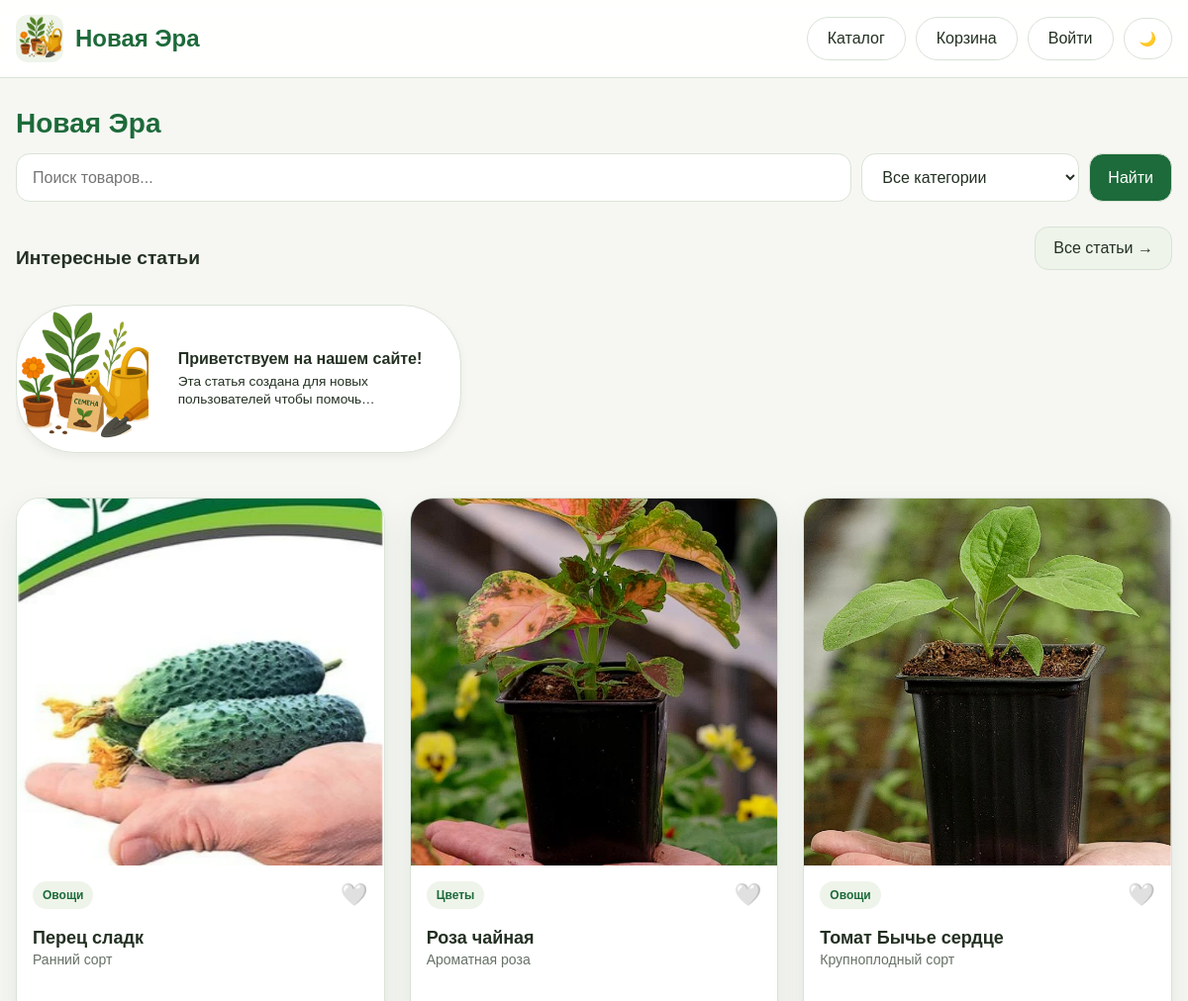
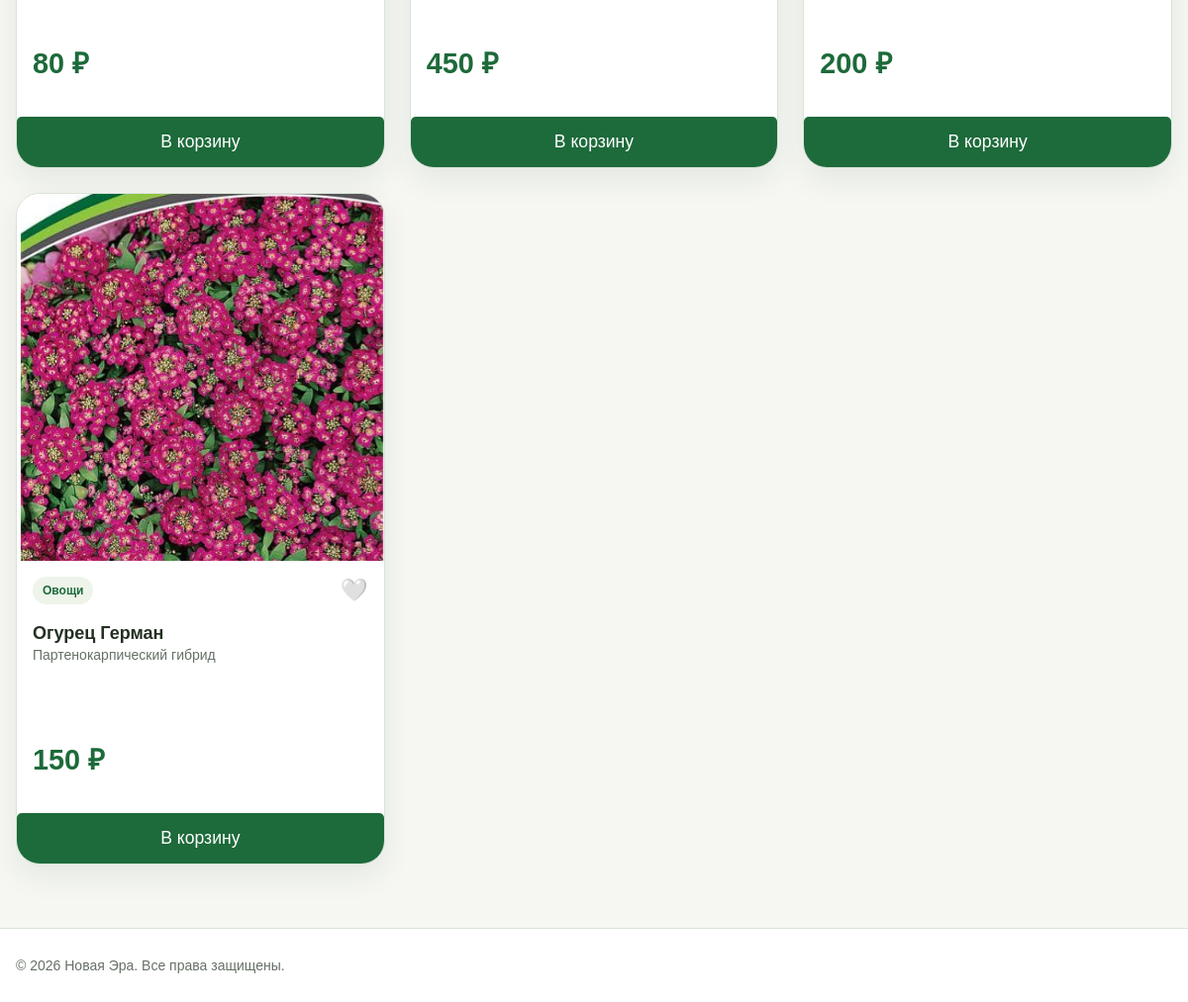
The page / on the database its author committed (2 pictures, top to bottom).
### models.py (models this page shows, shortened)
class Post(db.Model):
    __tablename__ = 'post'
    id = db.Column(db.Integer, primary_key=True)
    title = db.Column(db.String(200), nullable=False)
    content = db.Column(db.Text, nullable=False)
    date_posted = db.Column(db.DateTime, default=datetime.now)
    image_post = db.Column(db.String(255))
    product_id = db.Column(db.Integer, db.ForeignKey('products.id'), nullable=True)
    related_product = db.relationship('Product', backref='posts')

class Product(db.Model):
    __tablename__ = "products"
    id = db.Column(db.Integer, primary_key=True)
    name = db.Column(db.String(200), nullable=False, index=True)
    description = db.Column(db.Text, nullable=False)
    price = db.Column(db.Float, nullable=False)
    image_url = db.Column(db.String(255), nullable=True)
    category_id = db.Column(db.Integer, db.ForeignKey("categories.id"), nullable=False)
    created_at = db.Column(db.DateTime, default=datetime.utcnow, nullable=False)
    category = db.relationship("Category", back_populates="products", lazy="selectin")
    extra_images = db.relationship('ProductImage',
                                   backref='product',
                                   lazy='dynamic',
                                   cascade='all, delete-orphan',
                                   order_by='ProductImage.order')
    def _resolve_image_url(self) -> str:
        if not self.image_url or not self.image_url.strip():
            return "/static/images/icon.png"
        value = self.image_url.strip().replace("\\", "/")
        if value.startswith(("http://", "https://", "/")):
            return value
        if value.startswith("static/"):
            return "/" + value
        return f"/static/{value.lstrip('/')}"
    @property
    def image_src(self) -> str:
        return self._resolve_image_url()

class Category(db.Model):
    __tablename__ = "categories"
    id = db.Column(db.Integer, primary_key=True)
    slug = db.Column(db.String(64), unique=True, nullable=False, index=True)
    name = db.Column(db.String(100), unique=True, nullable=False)
    products = db.relationship("Product", back_populates="category", cascade="all, delete-orphan", lazy="selectin")

### routes.py (the view)
@bp.route("/")
def index():
    categories = Category.query.order_by(Category.name).all()
    cat_slug = (request.args.get("category") or "").strip()
    search = (request.args.get("search") or "").strip()
    if cat_slug == "favorites":
        if current_user.is_authenticated:
            products = current_user.favorite_products.all()
        else:
            products = []
            flash("Войдите, чтобы просмотреть избранное", "info")
        if search:
            products = [p for p in products if search.lower() in p.name.lower() or search.lower() in p.description.lower()]
    else:
        query = Product.query
        if cat_slug and cat_slug != "all":
            query = query.join(Category).filter(Category.slug == cat_slug)
        if search:
            like = f"%{search}%"
            query = query.filter(or_(Product.name.ilike(like), Product.description.ilike(like)))
        products = query.order_by(Product.id.desc()).all()
    favorites_ids = []
    if current_user.is_authenticated:
        favorites_ids = [p.id for p in current_user.favorite_products.all()]
    posts = Post.query.order_by(Post.date_posted.desc()).limit(10).all()
    return render_template("index.html", categories=categories, products=products, favorites_ids=favorites_ids, posts=posts)

### templates/index.html (shortened to what this page needs)
{% extends "base.html" %}
{% block content %}
<div class="catalog-section">
    <div class="section-head">
        <h2 style="color:var(--brand);">{{ brand_name }}</h2>
    </div>
    <form method="GET" action="{{ url_for('main.index') }}" class="search-form">
        <input type="text" name="search" class="search-input" placeholder="Поиск товаров..." value="{{ request.args.get('search', '') }}">
        <select name="category" class="search-input" style="flex:0 0 220px;">
            <option value="">Все категории</option>
        </select>
        <button type="submit" class="search-btn" style="background:var(--brand);color:#fff;">Найти</button>
    </form>
    <div class="stories-section" style="margin: 25px 0 35px 0;">
        <div class="stories-header" style="display: flex; justify-content: space-between; align-items: center; margin-bottom: 15px;">
            <h3 style="margin: 0; font-size: 1.2rem;">Интересные статьи</h3>
            <a href="{{ url_for('main.blog') }}" class="back-btn">
                Все статьи →
            </a>
        </div>
        <div class="stories-container" style="display: flex; gap: 20px; overflow-x: auto; padding-bottom: 10px; scrollbar-width: thin; -webkit-overflow-scrolling: touch;">
            {% for post in posts %}
            <a href="{{ url_for('main.post_detail', post_id=post.id) }}" class="story-item" style="text-decoration: none; color: inherit; display: flex; align-items: center; width: 450px; height: 150px; border-radius: 60px; background: var(--surface); border: 1px solid var(--border); overflow: hidden; flex-shrink: 0; transition: transform 0.2s ease; box-shadow: 0 4px 10px rgba(0,0,0,0.05);">
                <div class="story-image-side" style="flex: 1; height: 100%; max-width: 270px;">
                    {% if post.image_post %}
                        <img src="{{ post.image_post }}" alt="{{ post.title }}" style="width: 100%; height: 100%; object-fit: cover;">
                    {% else %}
                        <div style="width: 100%; height: 100%; background: #e0e0e0; display: flex; align-items: center; justify-content: center; font-size: 1.5rem;">📝</div>
                    {% endif %}
                </div>
                <div class="story-text-side" style="flex: 2; padding: 0 20px 0 30px; display: flex; flex-direction: column; justify-content: center; overflow: hidden;">
                    <h4 style="margin: 0; font-size: 1rem; display: block; -webkit-line-clamp: unset; white-space: normal; -webkit-box-orient: vertical; overflow: hidden;">
                        {{ post.title }}
                    </h4>
                    <p style="margin: 5px 0 0 0; font-size: 0.85rem; color: inherit; line-height: 1.3; display: -webkit-box; -webkit-line-clamp: 2; -webkit-box-orient: vertical; overflow: hidden;">
                        {{ post.content[:80] }}...
                    </p>
                </div>
            </a>
            {% else %}
                <p style="font-size: 0.9rem; color: gray; margin: 10px 0;">Здесь будут появляться новые статьи.</p>
            {% endfor %}
        </div>
    </div>
    <div class="products-grid">
{% for p in products %}
<div class="product-card">
    <a href="{{ url_for('.product_detail', product_id=p.id) }}" class="product-card-link">
        <img src="{{ p.image_src }}" alt="{{ p.name }}" loading="lazy">
    </a>
    <div class="product-body">
        <div style="display: flex; justify-content: space-between; align-items: center; margin-bottom: 8px;">
            <span class="badge">{{ p.category.name }}</span>
            {% if current_user.is_authenticated %}
                <form method="POST" action="{{ url_for('main.toggle_favorite', product_id=p.id) }}" class="favorite-form">
                    <input type="hidden" name="csrf_token" value="{{ csrf_token() }}">
                    <button type="submit" class="favorite-btn {% if p.id in favorites_ids %}active{% endif %}" aria-label="Избранное">
                        {% if p.id in favorites_ids %}❤️{% else %}🤍{% endif %}
                    </button>
                </form>
            {% else %}
                <a href="{{ url_for('main.login') }}" class="favorite-btn" style="text-decoration: none;">🤍</a>
            {% endif %}
        </div>
        <a href="{{ url_for('.product_detail', product_id=p.id) }}" style="text-decoration: none; color: inherit;">
            <h3>{{ p.name }}</h3>
            <p class="product-description">{{ p.description[:100] }}{% if p.description|length > 100 %}...{% endif %}</p>
            <p class="price">{{ "%.0f"|format(p.price) }} ₽</p>
        </a>
    </div>
    <button class="add-to-cart" data-id="{{ p.id }}" data-title="{{ p.name }}" data-price="{{ p.price }}" data-image="{{ p.image_src }}">В корзину</button>
</div>
{% else %}
    <p>Товары не найдены</p>
{% endfor %}
    </div>
</div>
{% endblock %}

### static/css/style.css (style rules this page uses)
:root { --bg: #f6f7f3; --surface: #ffffff; --surface-soft: #eef4ea; --text: #233022; --muted: #667066; --brand: #1d6a3a; --brand-dark: #14552d; --border: #d9e3d6; --shadow: 0 12px 30px rgba(16, 48, 26, 0.08); --error: #b33a3a; --warning: #b46f0b; --success: #2a7d46; }
*, *::before, *::after { box-sizing: border-box; }
html { scroll-behavior: smooth; }
body { margin: 0; font-family: Arial, Helvetica, sans-serif; background: var(--bg); color: var(--text); }
a { color: inherit; text-decoration: none; }
img { max-width: 100%; display: block; }
button, input, select, textarea { font: inherit; }
.section-head { display: flex; justify-content: space-between; align-items: end; gap: 16px; margin-bottom: 14px; }
.section-head h2 { margin: 0; font-size: 28px; }
.catalog-section { margin-top: 8px; }
.search-form { display: flex; gap: 10px; margin-bottom: 14px; }
.search-input { flex: 1; min-width: 0; padding: 14px 16px; border-radius: 14px; border: 1px solid var(--border); background: var(--surface); color: var(--text); }
.search-btn { background: var(--surface-soft); border: 1px solid var(--border); color: var(--text); padding:14px 18px;border-radius:14px;cursor:pointer; }
.products-grid { display: grid; grid-template-columns: repeat(4, minmax(0, 1fr)); gap: 16px; }
.product-card { overflow: hidden; display: flex; flex-direction: column; background: var(--surface); border: 1px solid var(--border); border-radius: 24px; box-shadow: var(--shadow); }
.product-card img { width: 100%; aspect-ratio: 1 / 1; object-fit: cover; background: var(--surface-soft); }
.product-body { padding: 16px; display: flex; flex-direction: column; gap: 10px; }
.badge { align-self: flex-start; display: inline-flex; padding: 7px 10px; border-radius: 999px; background: var(--surface-soft); color: var(--brand); font-size: 12px; font-weight: 700; }
.product-body h3 { margin: 0; font-size: 18px; line-height: 1.25; }
.product-description { margin: 0; color: var(--muted); font-size: 14px; line-height: 1.55; min-height: 66px; }
.price { margin: 0; font-size: 20px; font-weight: 800; }
.product-card-link { text-decoration: none; color: inherit; display: block; z-index: 1; }
.add-to-cart { width: 100%; border: 0; border-radius: 14px; padding: 12px 18px; cursor: pointer; transition: .2s ease; background: var(--brand); color: #fff; position: relative; z-index: 2; }
.back-btn { margin-bottom: 20px; display: inline-block; }
.price { font-size: 1.8rem; font-weight: bold; color: var(--brand); margin-bottom: 20px; }
.product-description { line-height: 1.6; margin-bottom: 30px; }
.add-to-cart { padding: 15px 30px; font-size: 1.1rem; background: var(--brand); color: #fff; border: none; border-radius: 5px; cursor: pointer; }
.save-btn, .buy-btn, .back-btn { border: 0; border-radius: 14px; padding: 12px 18px; cursor: pointer; transition: .2s ease; }
.back-btn { background: var(--surface-soft); color: var(--text); border: 1px solid var(--border); }
.favorite-btn { background: none; border: none; font-size: 1.4rem; cursor: pointer; transition: transform 0.2s ease; padding: 0; margin: 0; display: inline-flex; align-items: center; justify-content: center; pointer-events: auto; }
.products-grid { display: grid; grid-template-columns: repeat(auto-fill, minmax(280px, 1fr)); gap: 25px; margin-top: 30px; }

### rows shown on the page
Post: image_post (picture), title "Приветствуем на нашем сайте!", content "Эта статья создана для новых пользователей чтобы…"
Product: image_src (picture), category.name "Овощи", name "Перец сладк", description "Ранний сорт", price "80"
Product: image_src (picture), category.name "Цветы", name "Роза чайная", description "Ароматная роза", price "450"
Product: image_src (picture), category.name "Овощи", name "Томат Бычье сердце", description "Крупноплодный сорт", price "200"
Product: image_src (picture), category.name "Овощи", name "Огурец Герман", description "Партенокарпический гибрид", price "150"

### other values the page prints
{{ brand_name }} "Новая Эра"
